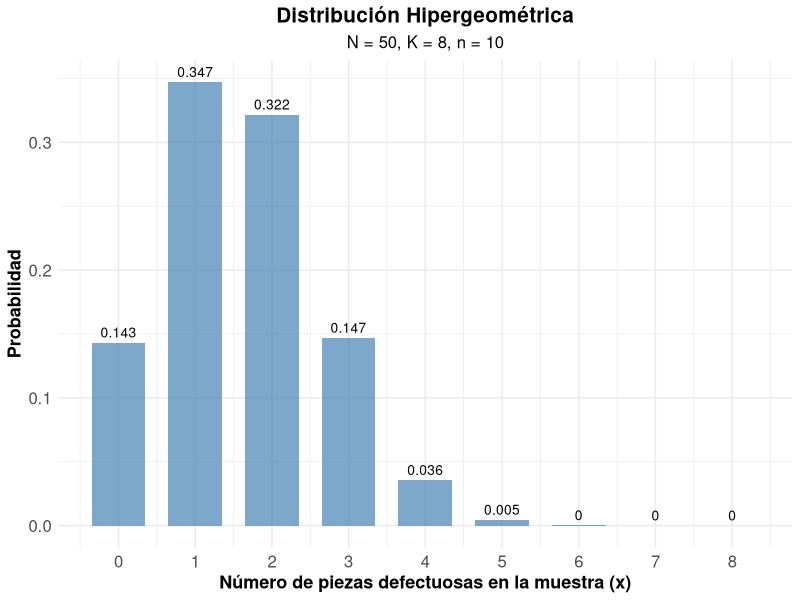
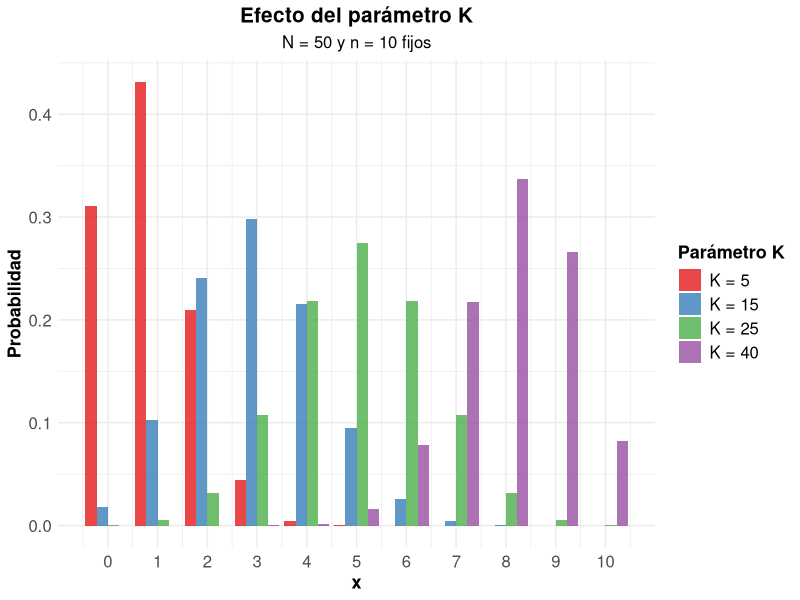
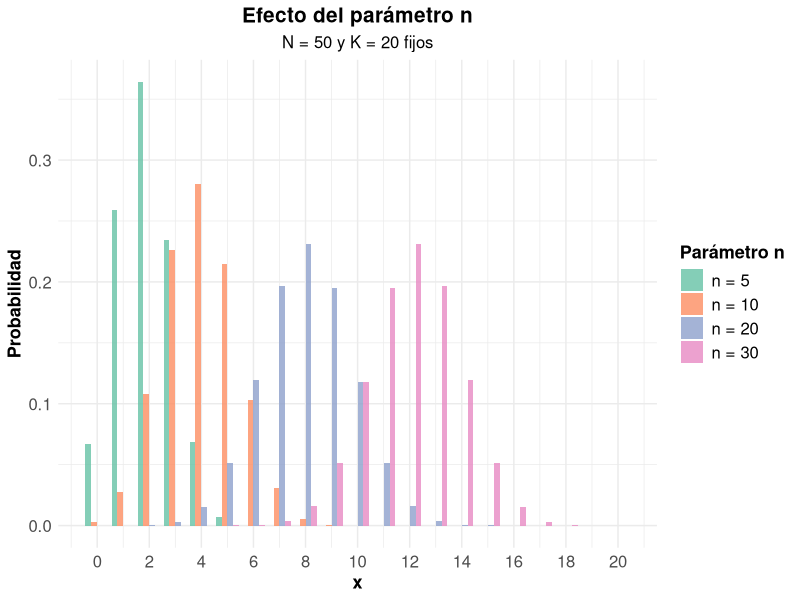
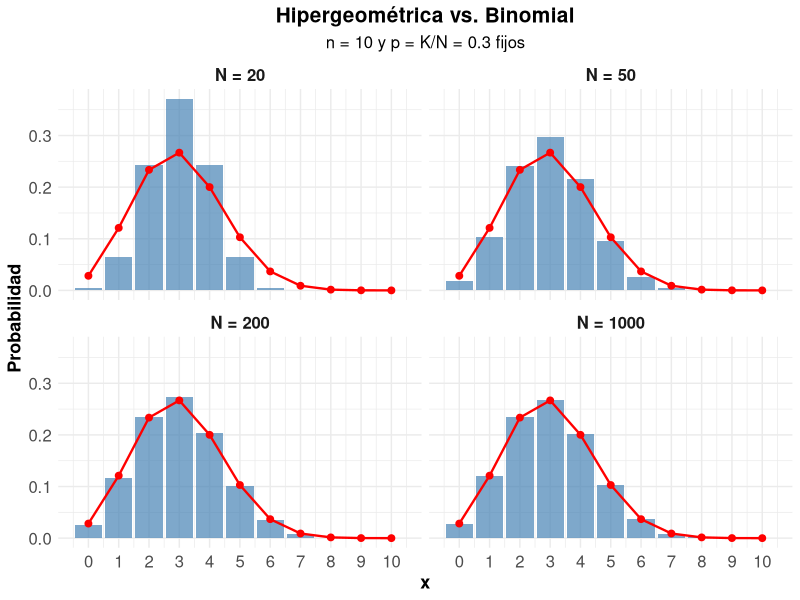
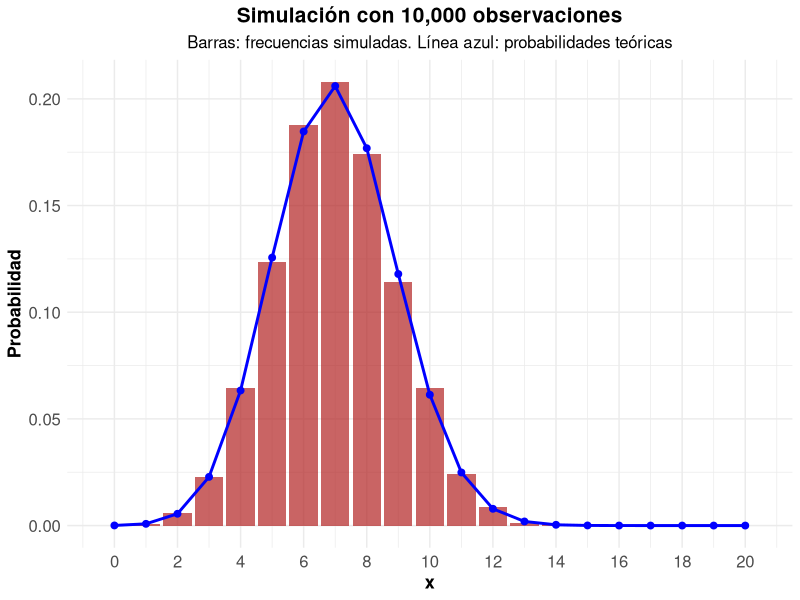
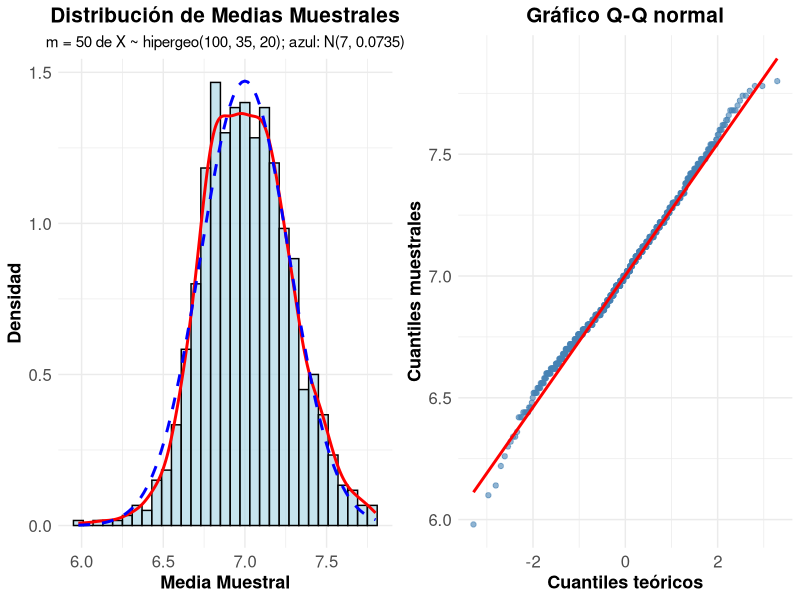

Here is the R script that generated these plots, in order:
## ---- chunk 1
#| label: setup
#| include: false
library(tidyverse)
library(kableExtra)
library(gridExtra)

# Tema común para las gráficas
tema_hiper <- theme_minimal() +
  theme(
    plot.title = element_text(size = 15, face = "bold", hjust = 0.5),
    plot.subtitle = element_text(size = 12, hjust = 0.5),
    axis.text.x = element_text(size = 12),
    axis.text.y = element_text(size = 12),
    axis.title.x = element_text(face = "bold", size = 13),
    axis.title.y = element_text(face = "bold", size = 13),
    legend.title = element_text(size = 13, face = "bold"),
    legend.text = element_text(size = 12),
    strip.text = element_text(size = 12, face = "bold")
  )
## ---- chunk 2
#| code-fold: true
#| label: hiper-funciones

# Función de probabilidad f(x) = P(X = x)
dhipergeo <- function(x, N, K, n) dhyper(x, m = K, n = N - K, k = n)

# Función de distribución F(x) = P(X <= x)
phipergeo <- function(x, N, K, n) phyper(x, m = K, n = N - K, k = n)

# Generador de valores aleatorios
rhipergeo <- function(nn, N, K, n) rhyper(nn, m = K, n = N - K, k = n)

# Media y varianza teóricas
media_hipergeo <- function(N, K, n) n * K / N
var_hipergeo <- function(N, K, n) n * (K / N) * (1 - K / N) * (N - n) / (N - 1)
## ---- chunk 3
#| code-fold: true
#| label: hiper-ejemplo

# Parámetros
N_ej <- 50
K_ej <- 8
n_ej <- 10

# a) P(X = 2) con la fórmula
prob_2 <- choose(K_ej, 2) * choose(N_ej - K_ej, n_ej - 2) / choose(N_ej, n_ej)
cat("P(X = 2) =", round(prob_2, 4), "\n")
cat("Verificación con R:", round(dhipergeo(2, N_ej, K_ej, n_ej), 4), "\n\n")

# b) P(X <= 2)
cat("P(X <= 2) =", round(phipergeo(2, N_ej, K_ej, n_ej), 4), "\n\n")

# c) P(X >= 1) = 1 - P(X = 0)
cat("P(X >= 1) =", round(1 - dhipergeo(0, N_ej, K_ej, n_ej), 4), "\n")
## ---- chunk 4
#| code-fold: true
#| label: hiper-tabla-ejemplo

x_ej <- 0:min(n_ej, K_ej)

tabla_ej <- data.frame(
  x = x_ej,
  fx = dhipergeo(x_ej, N_ej, K_ej, n_ej),
  Fx = phipergeo(x_ej, N_ej, K_ej, n_ej)
)

kable(tabla_ej,
      caption = "Distribución hipergeométrica con N = 50, K = 8 y n = 10",
      col.names = c("x", "f(x) = P(X = x)", "F(x) = P(X ≤ x)"),
      digits = 4,
      align = "ccc") |>
  kable_styling(bootstrap_options = "striped")
## ---- chunk 5
#| code-fold: true
#| label: hiper-parametros-ejemplo

# Media
media_ej <- media_hipergeo(N_ej, K_ej, n_ej)
cat("Media:", media_ej, "\n")

# Varianza
varianza_ej <- var_hipergeo(N_ej, K_ej, n_ej)
cat("Varianza:", round(varianza_ej, 4), "\n")

# Desviación estándar
cat("Desviación estándar:", round(sqrt(varianza_ej), 4), "\n")
## ---- chunk 6
#| code-fold: true
#| label: hiper-grafico-ejemplo
#| fig-width: 8
#| fig-height: 6
#| fig-align: "center"
#| fig-cap: "Función de probabilidad de X ~ hipergeo(50, 8, 10)"

ggplot(tabla_ej, aes(x = x, y = fx)) +
  geom_col(fill = "steelblue", alpha = 0.7, width = 0.7) +
  geom_text(aes(label = round(fx, 3)), vjust = -0.5, size = 3.5) +
  scale_x_continuous(breaks = x_ej) +
  labs(title = "Distribución Hipergeométrica",
       subtitle = "N = 50, K = 8, n = 10",
       x = "Número de piezas defectuosas en la muestra (x)",
       y = "Probabilidad") +
  tema_hiper
## ---- chunk 7
#| code-fold: true
#| label: hiper-efecto-K
#| fig-width: 9
#| fig-height: 5.5
#| fig-align: "center"
#| fig-cap: "Efecto del parámetro K en la distribución hipergeométrica (N = 50, n = 10)"

N_fijo <- 50
n_fijo <- 10
K_valores <- c(5, 15, 25, 40)
x_vals <- 0:n_fijo

datos_K <- expand.grid(x = x_vals, K = K_valores) |>
  mutate(prob = dhipergeo(x, N_fijo, K, n_fijo),
         K = factor(K, levels = K_valores, labels = paste("K =", K_valores)))

ggplot(datos_K, aes(x = x, y = prob, fill = K)) +
  geom_col(position = "dodge", alpha = 0.8) +
  scale_x_continuous(breaks = x_vals) +
  scale_fill_brewer(type = "qual", palette = "Set1") +
  labs(title = "Efecto del parámetro K",
       subtitle = "N = 50 y n = 10 fijos",
       x = "x",
       y = "Probabilidad",
       fill = "Parámetro K") +
  tema_hiper
## ---- chunk 8
#| code-fold: true
#| label: hiper-efecto-n
#| fig-width: 9
#| fig-height: 5.5
#| fig-align: "center"
#| fig-cap: "Efecto del parámetro n en la distribución hipergeométrica (N = 50, K = 20)"

N_fijo2 <- 50
K_fijo2 <- 20
n_valores <- c(5, 10, 20, 30)
x_vals2 <- 0:K_fijo2

datos_n <- expand.grid(x = x_vals2, n = n_valores) |>
  mutate(prob = dhipergeo(x, N_fijo2, K_fijo2, n),
         n = factor(n, levels = n_valores, labels = paste("n =", n_valores)))

ggplot(datos_n, aes(x = x, y = prob, fill = n)) +
  geom_col(position = "dodge", alpha = 0.8) +
  scale_x_continuous(breaks = seq(0, K_fijo2, 2)) +
  scale_fill_brewer(type = "qual", palette = "Set2") +
  labs(title = "Efecto del parámetro n",
       subtitle = "N = 50 y K = 20 fijos",
       x = "x",
       y = "Probabilidad",
       fill = "Parámetro n") +
  tema_hiper
## ---- chunk 9
#| code-fold: true
#| label: hiper-tabla-comparativa

combinaciones <- data.frame(
  N = c(20, 50, 50, 100, 100, 500),
  K = c(5, 10, 25, 30, 50, 150),
  n = c(5, 10, 10, 20, 20, 50)
)

combinaciones <- combinaciones |>
  mutate(Media = media_hipergeo(N, K, n),
         Varianza = var_hipergeo(N, K, n),
         Desv_Std = sqrt(Varianza),
         Factor = (N - n) / (N - 1)) |>
  mutate(across(Media:Factor, ~ round(.x, 4)))

kable(combinaciones,
      caption = "Parámetros estadísticos para diferentes valores de N, K y n",
      col.names = c("N", "K", "n", "Media", "Varianza", "Desv. Estándar",
                    "Factor (N-n)/(N-1)"),
      align = "ccccccc") |>
  kable_styling(bootstrap_options = "striped")
## ---- chunk 10
#| code-fold: true
#| label: hiper-vs-binom
#| fig-width: 10
#| fig-height: 7
#| fig-align: "center"
#| fig-cap: "Barras: hipergeométrica. Puntos y línea roja: binomial(10, 0.3)"

n_b <- 10
p_b <- 0.3
N_valores <- c(20, 50, 200, 1000)

datos_b <- expand.grid(x = 0:n_b, N = N_valores) |>
  mutate(K = round(p_b * N),
         Hipergeometrica = dhipergeo(x, N, K, n_b),
         Binomial = dbinom(x, n_b, p_b),
         N = factor(N, levels = N_valores, labels = paste("N =", N_valores)))

ggplot(datos_b, aes(x = x)) +
  geom_col(aes(y = Hipergeometrica), fill = "steelblue", alpha = 0.7) +
  geom_line(aes(y = Binomial), color = "red", linewidth = 0.8) +
  geom_point(aes(y = Binomial), color = "red", size = 2) +
  facet_wrap(~ N) +
  scale_x_continuous(breaks = 0:n_b) +
  labs(title = "Hipergeométrica vs. Binomial",
       subtitle = "n = 10 y p = K/N = 0.3 fijos",
       x = "x",
       y = "Probabilidad") +
  tema_hiper
## ---- chunk 11
#| code-fold: true
#| label: hiper-vs-binom-tabla

resumen_b <- data.frame(
  N = N_valores,
  cociente = n_b / N_valores,
  factor = (N_valores - n_b) / (N_valores - 1),
  dif_max = sapply(N_valores, function(N) {
    max(abs(dhipergeo(0:n_b, N, round(p_b * N), n_b) - dbinom(0:n_b, n_b, p_b)))
  })
)

kable(resumen_b,
      caption = "Qué tan cerca está la hipergeométrica de la binomial (n = 10, p = 0.3)",
      col.names = c("N", "n/N", "Factor (N-n)/(N-1)", "Máxima diferencia entre f.d.p."),
      digits = 4,
      align = "cccc") |>
  kable_styling(bootstrap_options = "striped")
## ---- chunk 12
#| code-fold: true
#| label: hiper-simulacion

set.seed(2026)

# Parámetros
N_s <- 100
K_s <- 35
n_s <- 20
n_sim <- 10000

# Simulación de valores
muestra_h <- rhipergeo(n_sim, N_s, K_s, n_s)

# Valores teóricos
media_teo <- media_hipergeo(N_s, K_s, n_s)
var_teo <- var_hipergeo(N_s, K_s, n_s)

# Tabla comparativa de estadísticas
estadisticas <- data.frame(
  Estadistica = c("Media", "Varianza", "Desviación estándar"),
  Teorica = c(media_teo, var_teo, sqrt(var_teo)),
  Simulada = c(mean(muestra_h), var(muestra_h), sd(muestra_h))
)

kable(estadisticas,
      caption = "Estadísticas teóricas y simuladas (10,000 valores)",
      col.names = c("Estadística", "Teórica", "Simulada"),
      digits = 4,
      align = "lcc") |>
  kable_styling(bootstrap_options = "striped")
## ---- chunk 13
#| code-fold: true
#| label: hiper-sim-tabla

x_s <- 0:n_s

comparacion_s <- data.frame(
  x = x_s,
  Teorica = dhipergeo(x_s, N_s, K_s, n_s),
  Simulada = as.numeric(prop.table(table(factor(muestra_h, levels = x_s))))
)

# Mostramos solo los valores con probabilidad apreciable
kable(comparacion_s |> filter(Teorica > 0.001),
      caption = "Probabilidades teóricas y frecuencias relativas observadas",
      col.names = c("x", "Prob. Teórica", "Freq. Relativa Observada"),
      digits = 4,
      align = "ccc") |>
  kable_styling(bootstrap_options = "striped")
## ---- chunk 14
#| code-fold: true
#| label: hiper-sim-grafico
#| fig-width: 8
#| fig-height: 6
#| fig-align: "center"
#| fig-cap: "Comparación entre la distribución teórica y la simulada"

ggplot(comparacion_s, aes(x = x)) +
  geom_col(aes(y = Simulada), fill = "firebrick", alpha = 0.7) +
  geom_line(aes(y = Teorica), color = "blue", linewidth = 1) +
  geom_point(aes(y = Teorica), color = "blue", size = 2) +
  scale_x_continuous(breaks = seq(0, n_s, 2)) +
  labs(title = paste("Simulación con", format(n_sim, big.mark = ","), "observaciones"),
       subtitle = "Barras: frecuencias simuladas. Línea azul: probabilidades teóricas",
       x = "x",
       y = "Probabilidad") +
  tema_hiper
## ---- chunk 15
#| code-fold: true
#| label: hiper-tcl

set.seed(2026)

k_tcl <- 1000
m_tcl <- 50

# Parámetros de X ~ hipergeo(100, 35, 20)
N_t <- 100
K_t <- 35
n_t <- 20
mu_t <- media_hipergeo(N_t, K_t, n_t)
sigma2_t <- var_hipergeo(N_t, K_t, n_t)

# Simular k medias muestrales, cada una con m réplicas independientes de X
medias_tcl <- replicate(k_tcl, mean(rhipergeo(m_tcl, N_t, K_t, n_t)))

hist_tcl <- data.frame(Medias = medias_tcl)
## ---- chunk 16
#| code-fold: true
#| label: hiper-tcl-grafico
#| fig-width: 10
#| fig-height: 5
#| fig-align: "center"
#| fig-cap: "Verificación del Teorema Central del Límite: histograma de las medias muestrales y gráfico Q-Q"

# Las medias de m enteros son múltiplos de 1/m. Usamos clases de ancho 3/m
# centradas en mu para que todas contengan el mismo número de valores posibles
g_hist <- ggplot(hist_tcl) +
  geom_histogram(aes(x = Medias, after_stat(density)),
                 binwidth = 3 / m_tcl, center = mu_t,
                 fill = "lightblue", alpha = 0.7, color = "black") +
  geom_density(aes(x = Medias), color = "red", linewidth = 1) +
  stat_function(fun = dnorm,
                args = list(mean = mu_t, sd = sqrt(sigma2_t / m_tcl)),
                color = "blue", linetype = "dashed", linewidth = 1) +
  labs(title = "Distribución de Medias Muestrales",
       subtitle = paste("m =", m_tcl, "de X ~ hipergeo(100, 35, 20); azul: N(7, 0.0735)"),
       x = "Media Muestral",
       y = "Densidad") +
  tema_hiper +
  theme(plot.subtitle = element_text(size = 11, hjust = 0.5))

g_qq <- ggplot(hist_tcl, aes(sample = Medias)) +
  stat_qq(color = "steelblue", alpha = 0.6) +
  stat_qq_line(color = "red", linewidth = 1) +
  labs(title = "Gráfico Q-Q normal",
       x = "Cuantiles teóricos",
       y = "Cuantiles muestrales") +
  tema_hiper

grid.arrange(g_hist, g_qq, ncol = 2)

# Estadísticas
cat("Media teórica:", mu_t, "\n")
cat("Media observada:", round(mean(medias_tcl), 4), "\n")
cat("Varianza teórica de la media:", round(sigma2_t / m_tcl, 4), "\n")
cat("Varianza observada de la media:", round(var(medias_tcl), 4), "\n")
## ---- chunk 17
#| code-fold: true
#| label: hiper-tcl-cobertura

ee_t <- sqrt(sigma2_t / m_tcl)   # error estándar de la media
c_sd <- 1:3

cobertura <- data.frame(
  Intervalo = paste0("μ ± ", c_sd, "·σ/√m"),
  Normal = pnorm(c_sd) - pnorm(-c_sd),
  Observada = sapply(c_sd, function(c) mean(abs(medias_tcl - mu_t) <= c * ee_t))
)

kable(cobertura,
      caption = "Proporción de medias muestrales dentro de cada intervalo",
      col.names = c("Intervalo", "Probabilidad normal", "Proporción observada"),
      digits = 4,
      align = "lcc") |>
  kable_styling(bootstrap_options = "striped")
